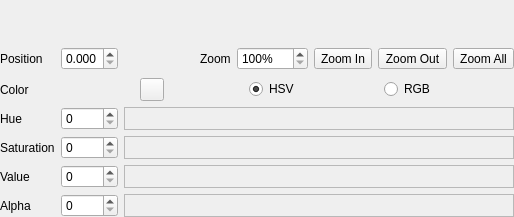
<ui version="4.0" >
 <comment>*********************************************************************
**
** Copyright (C) 1992-2008 Trolltech ASA. All rights reserved.
**
** This file is part of the Qt Designer of the Qt Toolkit.
**
** This file may be used under the terms of the GNU General Public
** License versions 2.0 or 3.0 as published by the Free Software
** Foundation and appearing in the files LICENSE.GPL2 and LICENSE.GPL3
** included in the packaging of this file.  Alternatively you may (at
** your option) use any later version of the GNU General Public
** License if such license has been publicly approved by Trolltech ASA
** (or its successors, if any) and the KDE Free Qt Foundation. In
** addition, as a special exception, Trolltech gives you certain
** additional rights. These rights are described in the Trolltech GPL
** Exception version 1.2, which can be found at
** http://www.trolltech.com/products/qt/gplexception/ and in the file
** GPL_EXCEPTION.txt in this package.
**
** Please review the following information to ensure GNU General
** Public Licensing requirements will be met:
** http://trolltech.com/products/qt/licenses/licensing/opensource/. If
** you are unsure which license is appropriate for your use, please
** review the following information:
** http://trolltech.com/products/qt/licenses/licensing/licensingoverview
** or contact the sales department at sales@trolltech.com.
**
** In addition, as a special exception, Trolltech, as the sole
** copyright holder for Qt Designer, grants users of the Qt/Eclipse
** Integration plug-in the right for the Qt/Eclipse Integration to
** link to functionality provided by Qt Designer and its related
** libraries.
**
** This file is provided "AS IS" with NO WARRANTY OF ANY KIND,
** INCLUDING THE WARRANTIES OF DESIGN, MERCHANTABILITY AND FITNESS FOR
** A PARTICULAR PURPOSE. Trolltech reserves all rights not expressly
** granted herein.
**
** This file is provided AS IS with NO WARRANTY OF ANY KIND, INCLUDING THE
** WARRANTY OF DESIGN, MERCHANTABILITY AND FITNESS FOR A PARTICULAR PURPOSE.
**
*********************************************************************</comment>
 <class>qdesigner_internal::QtGradientStopsEditor</class>
 <widget class="QWidget" name="qdesigner_internal::QtGradientStopsEditor" >
  <property name="geometry" >
   <rect>
    <x>0</x>
    <y>0</y>
    <width>514</width>
    <height>217</height>
   </rect>
  </property>
  <property name="windowTitle" >
   <string>Form</string>
  </property>
  <layout class="QGridLayout" >
   <property name="margin" >
    <number>0</number>
   </property>
   <property name="spacing" >
    <number>6</number>
   </property>
   <item row="5" column="1" >
    <widget class="QSpinBox" name="valueSpinBox" >
     <property name="maximum" >
      <number>255</number>
     </property>
    </widget>
   </item>
   <item row="1" column="4" >
    <widget class="qdesigner_internal::QtSpinBox" name="zoomSpinBox" >
     <property name="suffix" >
      <string>%</string>
     </property>
     <property name="maximum" >
      <number>10000</number>
     </property>
     <property name="minimum" >
      <number>100</number>
     </property>
     <property name="singleStep" >
      <number>100</number>
     </property>
     <property name="value" >
      <number>100</number>
     </property>
    </widget>
   </item>
   <item row="1" column="1" >
    <widget class="qdesigner_internal::QtDoubleSpinBox" name="positionSpinBox" >
     <property name="decimals" >
      <number>3</number>
     </property>
     <property name="maximum" >
      <double>1.000000000000000</double>
     </property>
     <property name="minimum" >
      <double>0.000000000000000</double>
     </property>
     <property name="singleStep" >
      <double>0.010000000000000</double>
     </property>
     <property name="value" >
      <double>0.000000000000000</double>
     </property>
    </widget>
   </item>
   <item row="3" column="1" >
    <widget class="QSpinBox" name="hueSpinBox" >
     <property name="maximum" >
      <number>359</number>
     </property>
    </widget>
   </item>
   <item row="6" column="1" >
    <widget class="QSpinBox" name="alphaSpinBox" >
     <property name="maximum" >
      <number>255</number>
     </property>
    </widget>
   </item>
   <item row="4" column="1" >
    <widget class="QSpinBox" name="saturationSpinBox" >
     <property name="maximum" >
      <number>255</number>
     </property>
    </widget>
   </item>
   <item row="6" column="2" colspan="6" >
    <widget class="QFrame" name="frame_4" >
     <property name="frameShape" >
      <enum>QFrame::StyledPanel</enum>
     </property>
     <property name="frameShadow" >
      <enum>QFrame::Raised</enum>
     </property>
     <layout class="QVBoxLayout" >
      <property name="margin" >
       <number>0</number>
      </property>
      <property name="spacing" >
       <number>6</number>
      </property>
      <item>
       <widget class="qdesigner_internal::QtColorLine" name="alphaColorLine" >
        <property name="sizePolicy" >
         <sizepolicy>
          <hsizetype>13</hsizetype>
          <vsizetype>5</vsizetype>
          <horstretch>0</horstretch>
          <verstretch>0</verstretch>
         </sizepolicy>
        </property>
        <property name="focusPolicy" >
         <enum>Qt::StrongFocus</enum>
        </property>
       </widget>
      </item>
     </layout>
    </widget>
   </item>
   <item row="5" column="2" colspan="6" >
    <widget class="QFrame" name="frame_3" >
     <property name="frameShape" >
      <enum>QFrame::StyledPanel</enum>
     </property>
     <property name="frameShadow" >
      <enum>QFrame::Raised</enum>
     </property>
     <layout class="QVBoxLayout" >
      <property name="margin" >
       <number>0</number>
      </property>
      <property name="spacing" >
       <number>6</number>
      </property>
      <item>
       <widget class="qdesigner_internal::QtColorLine" name="valueColorLine" >
        <property name="sizePolicy" >
         <sizepolicy>
          <hsizetype>13</hsizetype>
          <vsizetype>5</vsizetype>
          <horstretch>0</horstretch>
          <verstretch>0</verstretch>
         </sizepolicy>
        </property>
        <property name="focusPolicy" >
         <enum>Qt::StrongFocus</enum>
        </property>
       </widget>
      </item>
     </layout>
    </widget>
   </item>
   <item row="4" column="2" colspan="6" >
    <widget class="QFrame" name="frame_2" >
     <property name="frameShape" >
      <enum>QFrame::StyledPanel</enum>
     </property>
     <property name="frameShadow" >
      <enum>QFrame::Raised</enum>
     </property>
     <layout class="QVBoxLayout" >
      <property name="margin" >
       <number>0</number>
      </property>
      <property name="spacing" >
       <number>6</number>
      </property>
      <item>
       <widget class="qdesigner_internal::QtColorLine" name="saturationColorLine" >
        <property name="sizePolicy" >
         <sizepolicy>
          <hsizetype>13</hsizetype>
          <vsizetype>5</vsizetype>
          <horstretch>0</horstretch>
          <verstretch>0</verstretch>
         </sizepolicy>
        </property>
        <property name="focusPolicy" >
         <enum>Qt::StrongFocus</enum>
        </property>
       </widget>
      </item>
     </layout>
    </widget>
   </item>
   <item row="0" column="0" colspan="8" >
    <widget class="qdesigner_internal::QtGradientStopsWidget" name="gradientWidget" >
     <property name="sizePolicy" >
      <sizepolicy>
       <hsizetype>13</hsizetype>
       <vsizetype>7</vsizetype>
       <horstretch>0</horstretch>
       <verstretch>0</verstretch>
      </sizepolicy>
     </property>
     <property name="focusPolicy" >
      <enum>Qt::StrongFocus</enum>
     </property>
    </widget>
   </item>
   <item row="1" column="0" >
    <widget class="QLabel" name="positionLabel" >
     <property name="text" >
      <string>Position</string>
     </property>
    </widget>
   </item>
   <item row="1" column="2" >
    <spacer>
     <property name="orientation" >
      <enum>Qt::Horizontal</enum>
     </property>
     <property name="sizeHint" >
      <size>
       <width>16</width>
       <height>27</height>
      </size>
     </property>
    </spacer>
   </item>
   <item row="1" column="3" >
    <widget class="QLabel" name="zoomLabel" >
     <property name="text" >
      <string>Zoom</string>
     </property>
    </widget>
   </item>
   <item row="2" column="0" >
    <widget class="QLabel" name="colorLabel" >
     <property name="text" >
      <string>Color</string>
     </property>
    </widget>
   </item>
   <item row="1" column="7" >
    <widget class="QToolButton" name="zoomAllButton" >
     <property name="text" >
      <string>Zoom All</string>
     </property>
    </widget>
   </item>
   <item row="3" column="0" >
    <widget class="QLabel" name="hueLabel" >
     <property name="text" >
      <string>Hue</string>
     </property>
    </widget>
   </item>
   <item row="4" column="0" >
    <widget class="QLabel" name="saturationLabel" >
     <property name="text" >
      <string>Saturation</string>
     </property>
    </widget>
   </item>
   <item row="5" column="0" >
    <widget class="QLabel" name="valueLabel" >
     <property name="text" >
      <string>Value</string>
     </property>
    </widget>
   </item>
   <item row="6" column="0" >
    <widget class="QLabel" name="alphaLabel" >
     <property name="text" >
      <string>Alpha</string>
     </property>
    </widget>
   </item>
   <item row="1" column="6" >
    <widget class="QToolButton" name="zoomOutButton" >
     <property name="text" >
      <string>Zoom Out</string>
     </property>
    </widget>
   </item>
   <item row="1" column="5" >
    <widget class="QToolButton" name="zoomInButton" >
     <property name="text" >
      <string>Zoom In</string>
     </property>
    </widget>
   </item>
   <item row="2" column="1" colspan="7" >
    <layout class="QHBoxLayout" >
     <property name="margin" >
      <number>0</number>
     </property>
     <property name="spacing" >
      <number>6</number>
     </property>
     <item>
      <widget class="qdesigner_internal::QtColorButton" name="colorButton" >
       <property name="text" >
        <string/>
       </property>
      </widget>
     </item>
     <item>
      <widget class="QRadioButton" name="hsvRadioButton" >
       <property name="sizePolicy" >
        <sizepolicy>
         <hsizetype>0</hsizetype>
         <vsizetype>0</vsizetype>
         <horstretch>0</horstretch>
         <verstretch>0</verstretch>
        </sizepolicy>
       </property>
       <property name="text" >
        <string>HSV</string>
       </property>
       <property name="checked" >
        <bool>true</bool>
       </property>
      </widget>
     </item>
     <item>
      <widget class="QRadioButton" name="rgbRadioButton" >
       <property name="sizePolicy" >
        <sizepolicy>
         <hsizetype>0</hsizetype>
         <vsizetype>0</vsizetype>
         <horstretch>0</horstretch>
         <verstretch>0</verstretch>
        </sizepolicy>
       </property>
       <property name="text" >
        <string>RGB</string>
       </property>
      </widget>
     </item>
    </layout>
   </item>
   <item row="3" column="2" colspan="6" >
    <widget class="QFrame" name="frame" >
     <property name="frameShape" >
      <enum>QFrame::StyledPanel</enum>
     </property>
     <property name="frameShadow" >
      <enum>QFrame::Raised</enum>
     </property>
     <layout class="QVBoxLayout" >
      <property name="margin" >
       <number>0</number>
      </property>
      <property name="spacing" >
       <number>6</number>
      </property>
      <item>
       <widget class="qdesigner_internal::QtColorLine" name="hueColorLine" >
        <property name="sizePolicy" >
         <sizepolicy>
          <hsizetype>13</hsizetype>
          <vsizetype>5</vsizetype>
          <horstretch>0</horstretch>
          <verstretch>0</verstretch>
         </sizepolicy>
        </property>
        <property name="focusPolicy" >
         <enum>Qt::StrongFocus</enum>
        </property>
       </widget>
      </item>
     </layout>
    </widget>
   </item>
  </layout>
 </widget>
 <customwidgets>
  <customwidget>
   <class>qdesigner_internal::QtColorButton</class>
   <extends>QToolButton</extends>
   <header>qtcolorbutton.h</header>
  </customwidget>
  <customwidget>
   <class>qdesigner_internal::QtGradientStopsWidget</class>
   <extends>QFrame</extends>
   <header>qtgradientstopswidget.h</header>
  </customwidget>
  <customwidget>
   <class>qdesigner_internal::QtSpinBox</class>
   <extends>QSpinBox</extends>
   <header>qtspinbox.h</header>
  </customwidget>
  <customwidget>
   <class>qdesigner_internal::QtDoubleSpinBox</class>
   <extends>QDoubleSpinBox</extends>
   <header>qtspinbox.h</header>
  </customwidget>
  <customwidget>
   <class>qdesigner_internal::QtColorLine</class>
   <extends>QFrame</extends>
   <header>qtcolorline.h</header>
  </customwidget>
 </customwidgets>
 <tabstops>
  <tabstop>gradientWidget</tabstop>
  <tabstop>positionSpinBox</tabstop>
  <tabstop>zoomSpinBox</tabstop>
  <tabstop>zoomInButton</tabstop>
  <tabstop>zoomOutButton</tabstop>
  <tabstop>zoomAllButton</tabstop>
  <tabstop>colorButton</tabstop>
  <tabstop>hsvRadioButton</tabstop>
  <tabstop>rgbRadioButton</tabstop>
  <tabstop>hueColorLine</tabstop>
  <tabstop>saturationColorLine</tabstop>
  <tabstop>valueColorLine</tabstop>
  <tabstop>alphaColorLine</tabstop>
 </tabstops>
 <resources/>
 <connections/>
</ui>
